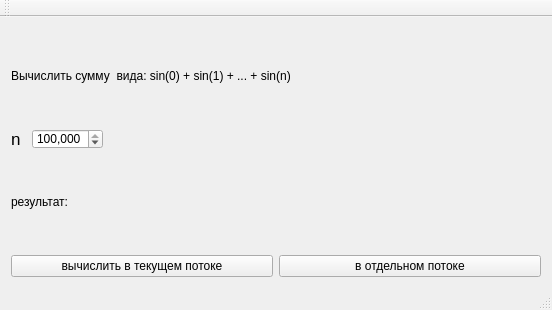
<?xml version="1.0" encoding="UTF-8"?>
<ui version="4.0">
 <class>MainWindow</class>
 <widget class="QMainWindow" name="MainWindow">
  <property name="geometry">
   <rect>
    <x>0</x>
    <y>0</y>
    <width>552</width>
    <height>310</height>
   </rect>
  </property>
  <property name="windowTitle">
   <string>MainWindow</string>
  </property>
  <widget class="QWidget" name="centralWidget">
   <layout class="QVBoxLayout" name="verticalLayout">
    <item>
     <layout class="QHBoxLayout" name="horizontalLayout_3">
      <item>
       <widget class="QLabel" name="label">
        <property name="text">
         <string>Вычислить сумму  вида: sin(0) + sin(1) + ... + sin(n)</string>
        </property>
       </widget>
      </item>
      <item>
       <spacer name="horizontalSpacer_3">
        <property name="orientation">
         <enum>Qt::Horizontal</enum>
        </property>
        <property name="sizeHint" stdset="0">
         <size>
          <width>40</width>
          <height>20</height>
         </size>
        </property>
       </spacer>
      </item>
     </layout>
    </item>
    <item>
     <layout class="QHBoxLayout" name="horizontalLayout">
      <item>
       <widget class="QLabel" name="label_2">
        <property name="font">
         <font>
          <pointsize>13</pointsize>
         </font>
        </property>
        <property name="text">
         <string>n </string>
        </property>
       </widget>
      </item>
      <item>
       <widget class="QSpinBox" name="spinBox_n">
        <property name="maximumSize">
         <size>
          <width>131</width>
          <height>20</height>
         </size>
        </property>
        <property name="showGroupSeparator" stdset="0">
         <bool>true</bool>
        </property>
        <property name="maximum">
         <number>1000000000</number>
        </property>
        <property name="singleStep">
         <number>1000000</number>
        </property>
        <property name="value">
         <number>100000000</number>
        </property>
       </widget>
      </item>
      <item>
       <spacer name="horizontalSpacer">
        <property name="orientation">
         <enum>Qt::Horizontal</enum>
        </property>
        <property name="sizeHint" stdset="0">
         <size>
          <width>40</width>
          <height>20</height>
         </size>
        </property>
       </spacer>
      </item>
     </layout>
    </item>
    <item>
     <layout class="QHBoxLayout" name="horizontalLayout_2">
      <item>
       <widget class="QLabel" name="label_3">
        <property name="text">
         <string>результат:</string>
        </property>
       </widget>
      </item>
      <item>
       <widget class="QLabel" name="label_result">
        <property name="minimumSize">
         <size>
          <width>131</width>
          <height>0</height>
         </size>
        </property>
        <property name="text">
         <string/>
        </property>
        <property name="textInteractionFlags">
         <set>Qt::LinksAccessibleByMouse|Qt::TextSelectableByKeyboard|Qt::TextSelectableByMouse</set>
        </property>
       </widget>
      </item>
      <item>
       <spacer name="horizontalSpacer_2">
        <property name="orientation">
         <enum>Qt::Horizontal</enum>
        </property>
        <property name="sizeHint" stdset="0">
         <size>
          <width>40</width>
          <height>20</height>
         </size>
        </property>
       </spacer>
      </item>
     </layout>
    </item>
    <item>
     <layout class="QHBoxLayout" name="horizontalLayout_4">
      <item>
       <widget class="QPushButton" name="pushButton_run_here">
        <property name="text">
         <string>вычислить в текущем потоке</string>
        </property>
       </widget>
      </item>
      <item>
       <widget class="QPushButton" name="pushButton_run_thread">
        <property name="text">
         <string>в отдельном потоке</string>
        </property>
       </widget>
      </item>
     </layout>
    </item>
   </layout>
  </widget>
  <widget class="QMenuBar" name="menuBar">
   <property name="geometry">
    <rect>
     <x>0</x>
     <y>0</y>
     <width>552</width>
     <height>22</height>
    </rect>
   </property>
  </widget>
  <widget class="QToolBar" name="mainToolBar">
   <attribute name="toolBarArea">
    <enum>TopToolBarArea</enum>
   </attribute>
   <attribute name="toolBarBreak">
    <bool>false</bool>
   </attribute>
  </widget>
  <widget class="QStatusBar" name="statusBar"/>
 </widget>
 <layoutdefault spacing="6" margin="11"/>
 <resources/>
 <connections/>
</ui>
